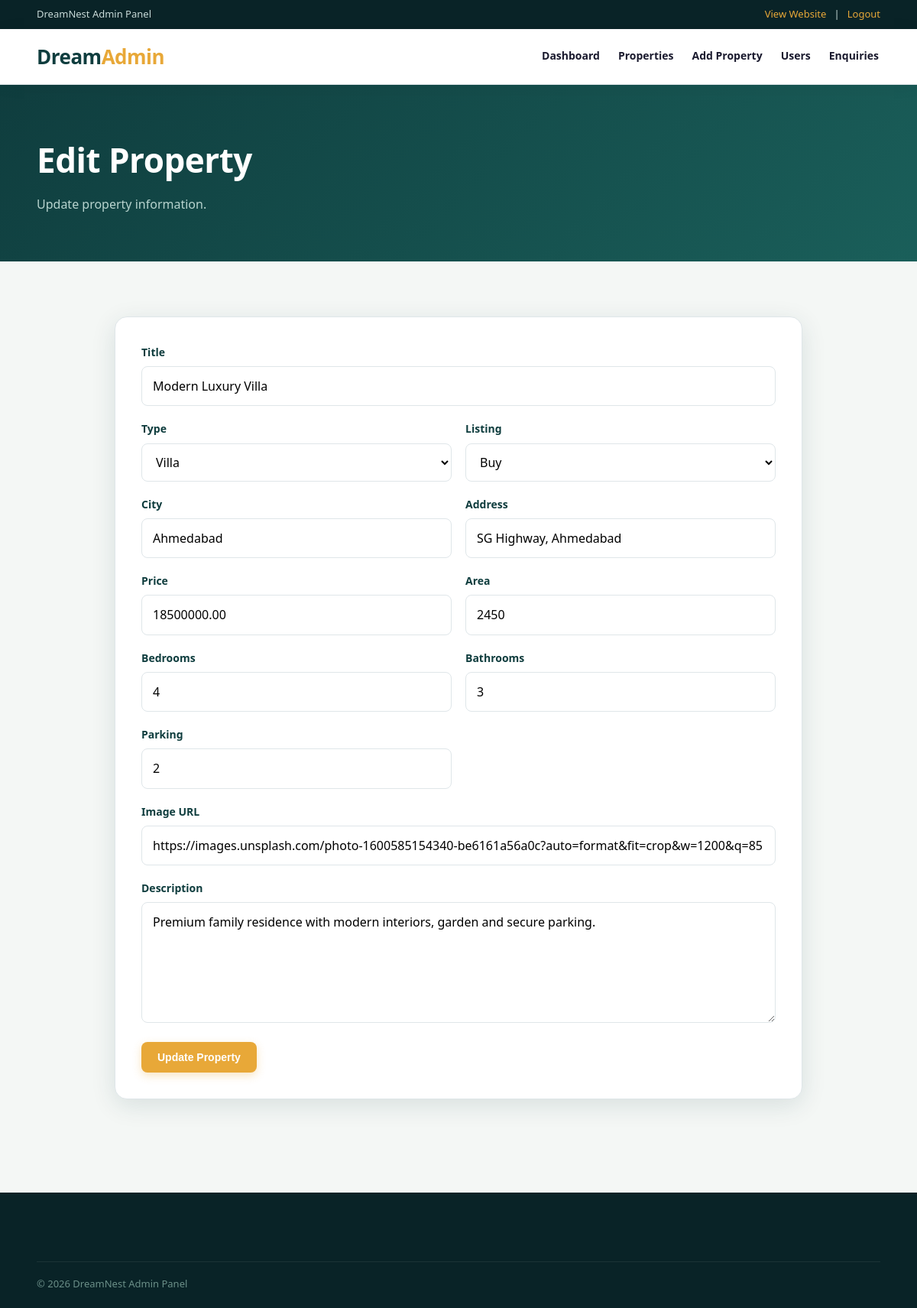
The app's page /admin/edit-property.php?id=1 (signed in) with its own data.
### tables this page shows
CREATE TABLE properties (
 id INT AUTO_INCREMENT PRIMARY KEY,
 title VARCHAR(180) NOT NULL,
 description TEXT,
 type ENUM('House','Apartment','Villa','Commercial','Plot') NOT NULL,
 listing_type ENUM('Buy','Rent') DEFAULT 'Buy',
 city VARCHAR(100) NOT NULL,
 address VARCHAR(255),
 price DECIMAL(14,2) NOT NULL,
 area INT DEFAULT 0,
 bedrooms INT DEFAULT 0,
 bathrooms INT DEFAULT 0,
 parking INT DEFAULT 0,
 image VARCHAR(255),
 status ENUM('Available','Sold','Rented') DEFAULT 'Available',
 created_at TIMESTAMP DEFAULT CURRENT_TIMESTAMP
);

### admin/edit-property.php (the view, shortened to what this page needs)
<?php require 'auth.php';require '../includes/config.php';$id=(int)($_GET['id']??0);$q=$conn->prepare("SELECT * FROM properties WHERE id=?");$q->bind_param("i",$id);$q->execute();$p=$q->get_result()->fetch_assoc();if(!$p)die("Property not found");
?>
<!doctype html><html><head><meta charset="utf-8"><meta name="viewport" content="width=device-width,initial-scale=1"><title>Edit Property</title><link rel="stylesheet" href="../css/style.css"></head><body><?php include 'header.php';?><section class="pagehero"><div class="container"><h1>Edit Property</h1><p>Update property information.</p></div></section><section class="section"><div class="container" style="max-width:900px"><form class="form-card" method="post"><div class="formgrid"><div class="full"><label>Title</label><input name="title" value="<?=htmlspecialchars($p['title'])?>" required></div><div><label>Type</label><select name="type"><?php foreach(['House','Apartment','Villa','Commercial','Plot'] as $x)echo "<option ".($p['type']===$x?'selected':'').">$x</option>";?></select></div><div><label>Listing</label><select name="listing_type"><option <?=$p['listing_type']==='Buy'?'selected':''?>>Buy</option><option <?=$p['listing_type']==='Rent'?'selected':''?>>Rent</option></select></div><div><label>City</label><input name="city" value="<?=htmlspecialchars($p['city'])?>"></div><div><label>Address</label><input name="address" value="<?=htmlspecialchars($p['address'])?>"></div><div><label>Price</label><input type="number" step=".01" name="price" value="<?=$p['price']?>"></div><div><label>Area</label><input type="number" name="area" value="<?=$p['area']?>"></div><div><label>Bedrooms</label><input type="number" name="bedrooms" value="<?=$p['bedrooms']?>"></div><div><label>Bathrooms</label><input type="number" name="bathrooms" value="<?=$p['bathrooms']?>"></div><div><label>Parking</label><input type="number" name="parking" value="<?=$p['parking']?>"></div><div class="full"><label>Image URL</label><input name="image" value="<?=htmlspecialchars($p['image'])?>"></div><div class="full"><label>Description</label><textarea name="description" rows="5"><?=htmlspecialchars($p['description'])?></textarea></div><div class="full"><button class="btn gold">Update Property</button></div></div></form></div></section><?php echo '<footer><div class="container"><div class="copyright">© 2026 DreamNest Admin Panel</div></div></footer>';?></body></html>

### css/style.css (style rules this page uses)
:root { --navy:#0F3D3E;--navy2:#092327;--gold:#E8A838;--bg:#F4F7F5;--white:#fff;--text:#1a1a2e;--muted:#6b7f8e;--line:#dfe6e9;--green:#27844a;--shadow:0 8px 32px rgba(15,61,62,.12);--accent:#148B82;--card-radius:16px }
* { box-sizing:border-box;margin:0;padding:0 }
html { scroll-behavior:smooth }
body { font-family:'Segoe UI',Inter,Arial,sans-serif;color:var(--text);background:var(--bg);line-height:1.65 }
.container { width:min(1200px,92%);margin:auto }
.btn { display:inline-block;border:1px solid transparent;border-radius:8px;padding:11px 20px;font-weight:800;cursor:pointer;font-size:14px;transition:all .2s ease }
.gold { background:var(--gold);color:#fff;box-shadow:0 4px 12px rgba(232,168,56,.3) }
input,select,textarea { font:inherit;width:100%;padding:12px 14px;border:1px solid var(--line);border-radius:8px;outline:0;background:#fff;transition:border-color .2s }
.section { padding:72px 0 }
.pagehero { background:linear-gradient(135deg,var(--navy),#1a5f5a);color:#fff;padding:62px 0 }
.pagehero h1 { font-size:44px;letter-spacing:-.5px }
.pagehero p { color:#b8d4cf;margin-top:8px }
.form-card { background:#fff;border-radius:var(--card-radius);padding:34px;box-shadow:var(--shadow);border:1px solid var(--line) }
.formgrid { display:grid;grid-template-columns:1fr 1fr;gap:18px }
.full { grid-column:1/-1 }
.form-card label { display:block;color:var(--navy);font-weight:800;margin-bottom:7px;font-size:14px }
footer { background:var(--navy2);color:#adc5c0;margin-top:50px;padding:55px 0 20px }
.copyright { border-top:1px solid #ffffff12;margin-top:35px;padding-top:18px;font-size:13px;color:#6b8f88 }

### records on screen
properties: title "Modern Luxury Villa", type "Villa", listing_type "Buy", city "Ahmedabad", address "SG Highway, Ahmedabad", price "18500000.00", area "2450", bedrooms "4", bathrooms "3", parking "2", image "https://images.unsplash.com/photo-1600585154340-be6161a56a0c?auto=format&fit=crop&w=1200&q=85", description "Premium family residence with modern interiors, garden and secure parking."
